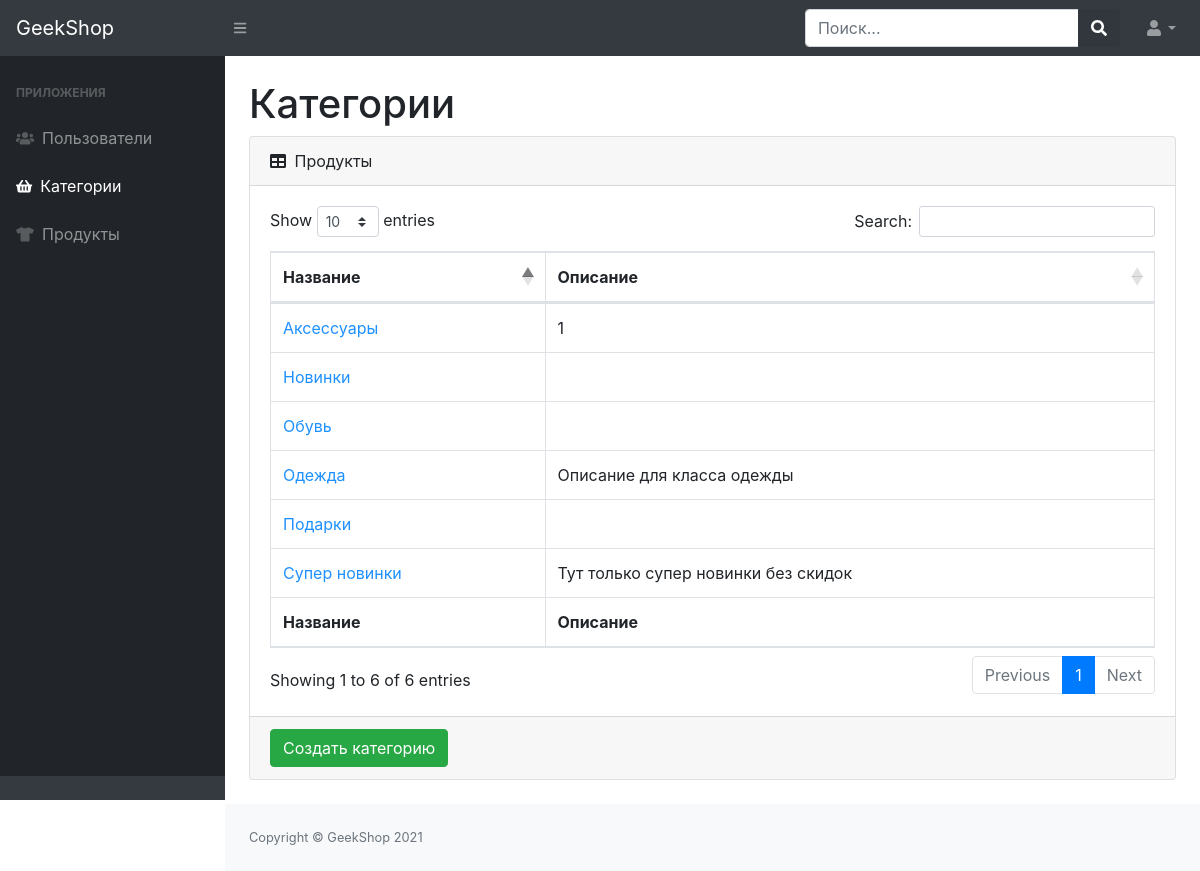
/admins/category/ (signed in), run on the app's committed database.
### products/models.py (models this page shows, shortened)
class ProductCategory(models.Model):
    name = models.CharField(max_length=64, unique=True)
    description = models.TextField(blank=True)

### admins/views.py (the view)
# urls.py: path('category/', CategoryListView.as_view(), name='admins_category'),
class CategoryListView(ListView, CustomDispatchMixin):
    model = ProductCategory
    template_name = 'admins/admin-category-read.html'
    context_object_name = 'categories'
    def get_context_data(self, *, object_list=None, **kwargs):
        context = super(CategoryListView, self).get_context_data(**kwargs)
        context['title'] = 'Админка | Категории'
        return context

### geekshop/mixin.py (called while the page is built)
    @method_decorator(user_passes_test(lambda u: u.is_superuser))
    def dispatch(self, request, *args, **kwargs):
        return super(CustomDispatchMixin, self).dispatch(request, *args, **kwargs)

### admins/templates/admins/admin-category-read.html
{% extends 'admins/base.html' %}
{% block content %}
    <div id="layoutSidenav_content">
        <main>
            <div class="container-fluid">
                <h1 class="mt-4">Категории</h1>
                <div class="card mb-4">
                    <div class="card-header">
                        <i class="fas fa-table mr-1"></i>
                        Продукты
                    </div>
                    <div class="card-body">
                        <div class="table-responsive">
                            <table class="table table-bordered" id="dataTable" width="100%" cellspacing="0">
                                <thead>
                                <tr>
                                    <th>Название</th>
                                    <th>Описание</th>
                                </tr>
                                </thead>
                                <tfoot>
                                <tr>
                                    <th>Название</th>
                                    <th>Описание</th>
                                </tr>
                                </tfoot>
                                <tbody>
                                {% for category in categories %}
                                    <tr>
                                        <td><a href="{% url 'admins:admins_category_update' category.id %}"
                                               style="color: dodgerblue">{{ category.name }}</a>
                                        </td>
                                        <td>{{ category.description }}</td>
                                    </tr>
                                {% endfor %}
                                </tbody>
                            </table>
                        </div>
                    </div>
                    <div class="card-footer">
                        <a href="{% url 'admins:admins_category_create' %}">
                            <button class="btn btn-success">Создать категорию</button>
                        </a>
                    </div>
                </div>
            </div>
        </main>
        <footer class="py-4 bg-light mt-auto">
            <div class="container-fluid">
                <div class="d-flex align-items-center justify-content-between small">
                    <div class="text-muted">Copyright &copy; GeekShop 2021</div>
                </div>
            </div>
        </footer>
    </div>
{% endblock %}

### data on the page
ProductCategory: name "Одежда", description "Описание для класса одежды"
ProductCategory: name "Новинки"
ProductCategory: name "Аксессуары", description "1"
ProductCategory: name "Подарки"
ProductCategory: name "Обувь"
ProductCategory: name "Супер новинки", description "Тут только супер новинки без скидок"
